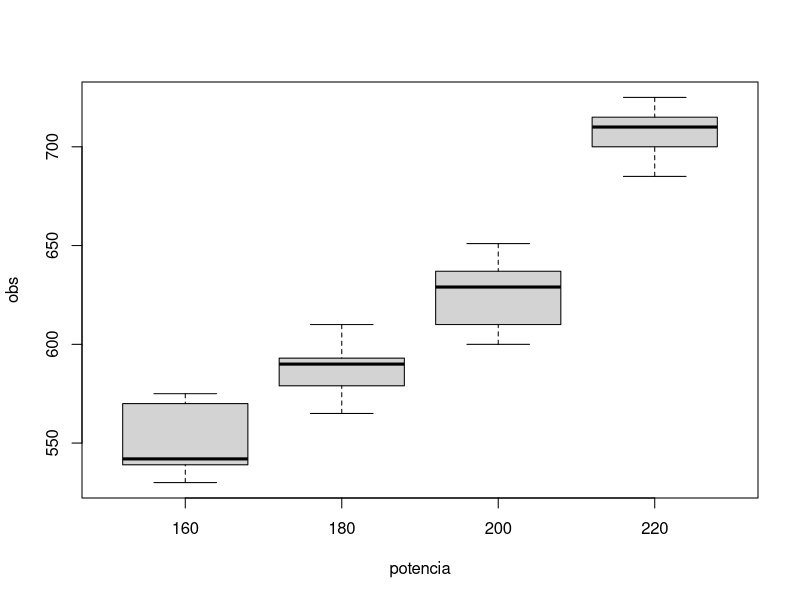
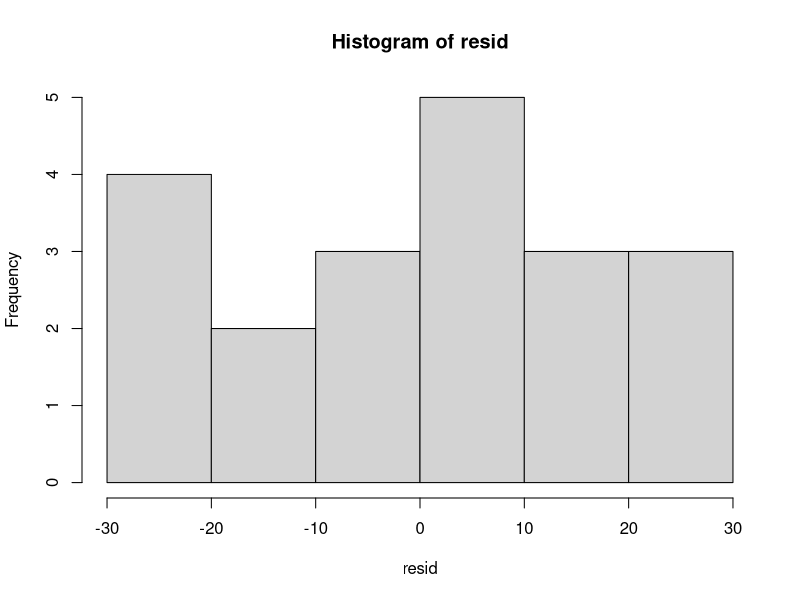
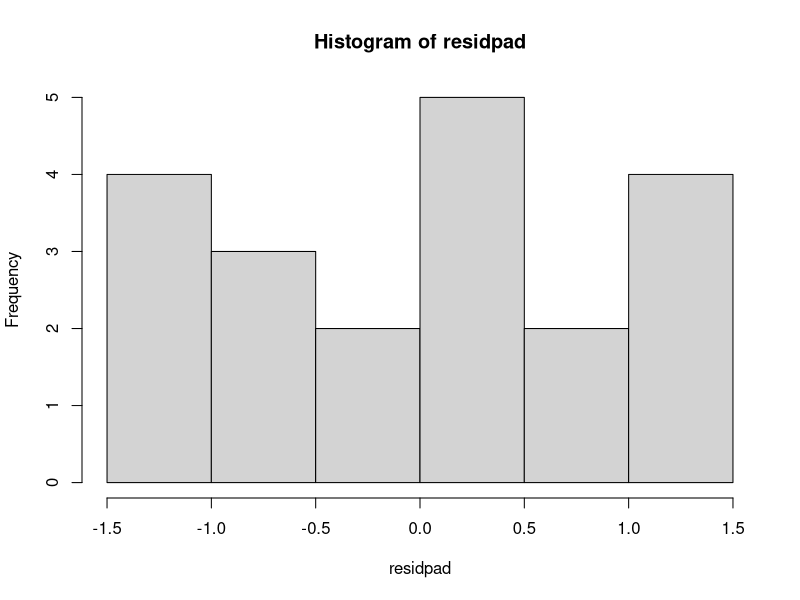
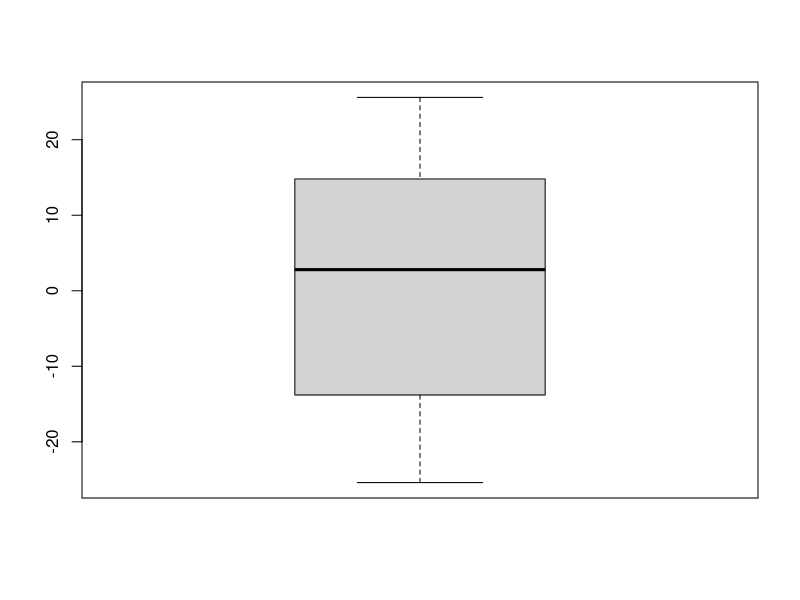
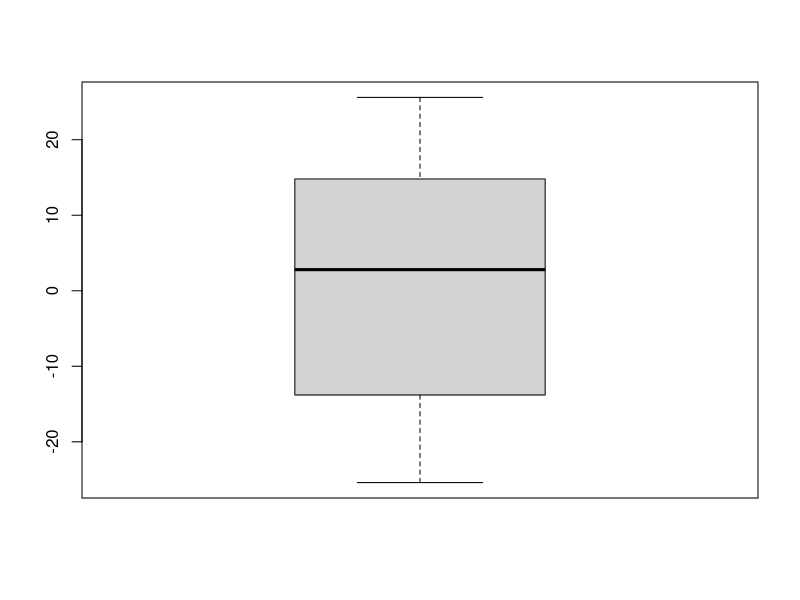
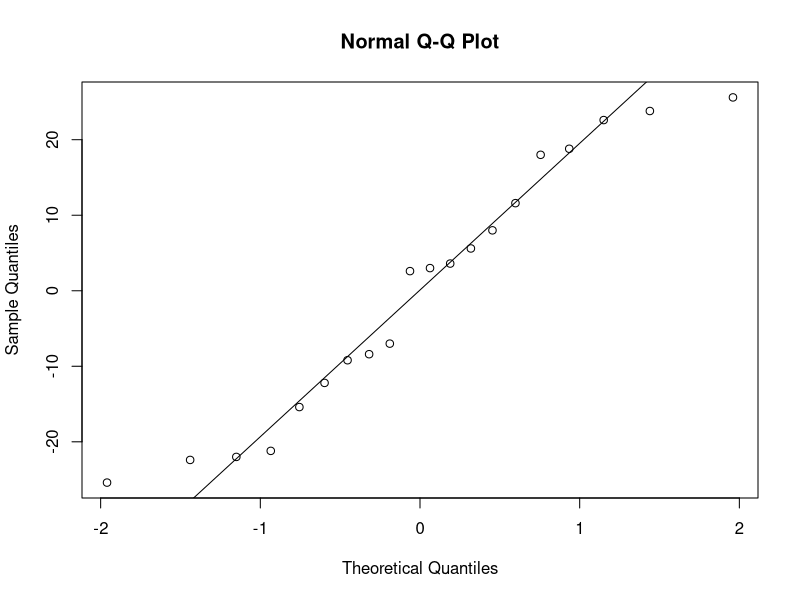
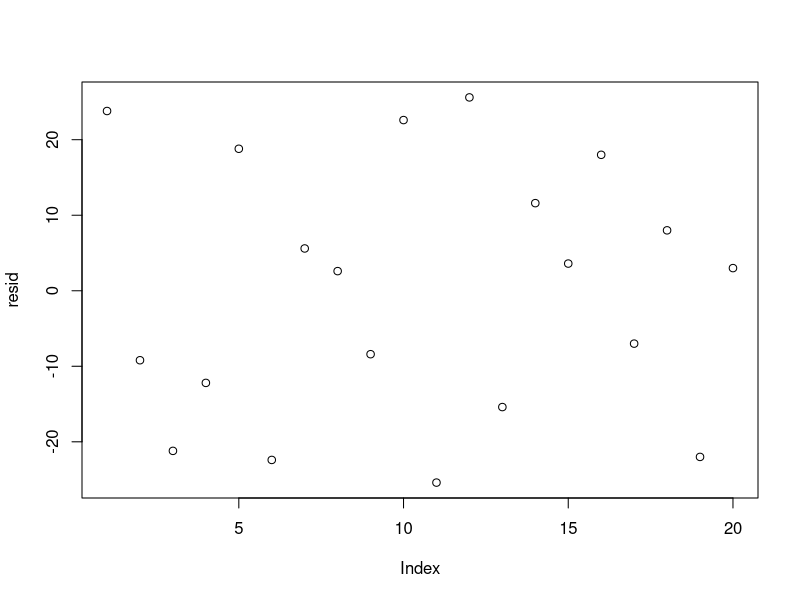
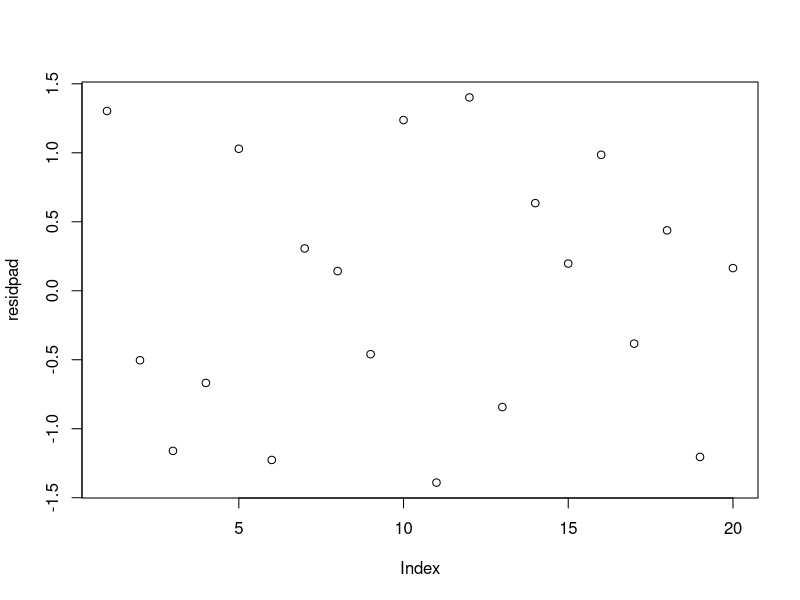

Source code (R) for these figures, in order:
obs<-c(575,542,530,539,570,565,593,590,579,610,
       600,651,610,637,629,725,700,715,685,710)
potencia <- factor(rep(c(160,180,200,220),each=5))

boxplot(obs~potencia)




#Resolucao1
N<-length(obs)
N
media <- mean(obs)
media
SQT<-sum((obs-media)^2)
SQT

SQT2<-sum(obs^2) - ((sum(obs))^2/N)
SQT2


glT<-N-1


a<-length(unique(potencia))
n<-N/a

mediatrat <- tapply(obs,potencia,mean)
mediatrat

SQTrat<- n*(sum((mediatrat-media)^2))
SQTrat

glTrat<-a-1

SQRes <- sum((obs-rep(mediatrat,each=n))^2)
SQRes
glRes<-N-a

Fcalc<-(SQTrat/glTrat)/(SQRes/glRes)
Fcalc

qf(0.05,glTrat,glRes, lower.tail = FALSE)

valorp<-pf(Fcalc,glTrat,glRes, lower.tail = FALSE)
valorp

vajust<-rep(mediatrat,each=n)
residcalc<-obs -vajust


#Resolucao2
anovap<-aov(obs ~ potencia)
summary(anovap)


#Analise dos pressupostos
resid<-anovap$residuals

qmres<-summary(anovap)[[1]][2,3]
residpad<-resid/sqrt(qmres)

#normalidade
hist(resid)
hist(residpad)
boxplot(resid)
boxplot(residcalc)

qqnorm(resid)
qqline(resid)

shapiro.test(resid) 

#independencia

plot(resid)
plot(residpad)

#homogeneidade de variancia

plot(residpad,anovap$fitted.values)

vartrat <- tapply(obs,potencia,var)
vartrat

Fcalc<-max(vartrat)/min(vartrat)
Fcalc

valorp<-2*pf(Fcalc,n-1,n-1, lower.tail = FALSE)
valorp

pot200<-c(600,651,610,637,629)
pot220<-c(725,700,715,685,710)
var.test(pot200,pot220)


bartlett.test(obs ~ potencia)

library(car)

medianas <- tapply(obs,potencia,median)
desviosy <- abs(obs - rep(medianas,each=n))
summary(aov(desviosy~potencia))


leveneTest(obs ~ potencia)
###########################################

#############################################


